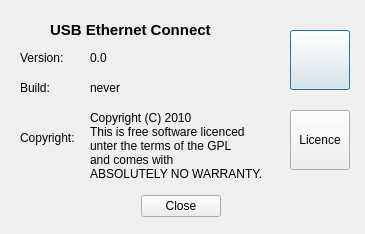
<?xml version="1.0" encoding="UTF-8"?>
<ui version="4.0">
 <class>AboutBoxClass</class>
 <widget class="QDialog" name="AboutBoxClass">
  <property name="geometry">
   <rect>
    <x>0</x>
    <y>0</y>
    <width>365</width>
    <height>234</height>
   </rect>
  </property>
  <property name="windowTitle">
   <string>About</string>
  </property>
  <property name="sizeGripEnabled">
   <bool>false</bool>
  </property>
  <property name="modal">
   <bool>true</bool>
  </property>
  <widget class="QPushButton" name="pushButton_2">
   <property name="geometry">
    <rect>
     <x>290</x>
     <y>30</y>
     <width>60</width>
     <height>60</height>
    </rect>
   </property>
   <property name="text">
    <string/>
   </property>
   <property name="icon">
    <iconset resource="Resources.qrc">
     <normaloff>:/images/qtlogo.png</normaloff>:/images/qtlogo.png</iconset>
   </property>
   <property name="iconSize">
    <size>
     <width>60</width>
     <height>60</height>
    </size>
   </property>
  </widget>
  <widget class="QPushButton" name="pushButton_3">
   <property name="geometry">
    <rect>
     <x>290</x>
     <y>110</y>
     <width>60</width>
     <height>60</height>
    </rect>
   </property>
   <property name="toolTip">
    <string>View complete licence</string>
   </property>
   <property name="text">
    <string>Licence</string>
   </property>
   <property name="flat">
    <bool>false</bool>
   </property>
  </widget>
  <widget class="QLabel" name="label">
   <property name="geometry">
    <rect>
     <x>50</x>
     <y>20</y>
     <width>191</width>
     <height>20</height>
    </rect>
   </property>
   <property name="font">
    <font>
     <pointsize>11</pointsize>
     <weight>75</weight>
     <bold>true</bold>
    </font>
   </property>
   <property name="text">
    <string>USB Ethernet Connect</string>
   </property>
  </widget>
  <widget class="QLabel" name="label_2">
   <property name="geometry">
    <rect>
     <x>20</x>
     <y>50</y>
     <width>57</width>
     <height>15</height>
    </rect>
   </property>
   <property name="text">
    <string>Version:</string>
   </property>
  </widget>
  <widget class="QLabel" name="label_3">
   <property name="geometry">
    <rect>
     <x>20</x>
     <y>130</y>
     <width>71</width>
     <height>16</height>
    </rect>
   </property>
   <property name="text">
    <string>Copyright:</string>
   </property>
  </widget>
  <widget class="QLabel" name="label_4">
   <property name="geometry">
    <rect>
     <x>20</x>
     <y>80</y>
     <width>57</width>
     <height>15</height>
    </rect>
   </property>
   <property name="text">
    <string>Build:</string>
   </property>
  </widget>
  <widget class="QLabel" name="label_5">
   <property name="geometry">
    <rect>
     <x>90</x>
     <y>50</y>
     <width>171</width>
     <height>16</height>
    </rect>
   </property>
   <property name="text">
    <string>0.0</string>
   </property>
  </widget>
  <widget class="QLabel" name="label_6">
   <property name="geometry">
    <rect>
     <x>90</x>
     <y>110</y>
     <width>201</width>
     <height>71</height>
    </rect>
   </property>
   <property name="text">
    <string>Copyright (C) 2010
This is free software licenced
unter the terms of the GPL
and comes with 
ABSOLUTELY NO WARRANTY.</string>
   </property>
   <property name="scaledContents">
    <bool>false</bool>
   </property>
   <property name="wordWrap">
    <bool>false</bool>
   </property>
   <property name="textInteractionFlags">
    <set>Qt::NoTextInteraction</set>
   </property>
  </widget>
  <widget class="QLabel" name="label_7">
   <property name="geometry">
    <rect>
     <x>90</x>
     <y>80</y>
     <width>181</width>
     <height>16</height>
    </rect>
   </property>
   <property name="text">
    <string>never</string>
   </property>
  </widget>
  <widget class="QDialogButtonBox" name="buttonBox">
   <property name="geometry">
    <rect>
     <x>130</x>
     <y>190</y>
     <width>91</width>
     <height>33</height>
    </rect>
   </property>
   <property name="standardButtons">
    <set>QDialogButtonBox::Close</set>
   </property>
  </widget>
 </widget>
 <layoutdefault spacing="6" margin="11"/>
 <resources>
  <include location="Resources.qrc"/>
 </resources>
 <connections>
  <connection>
   <sender>buttonBox</sender>
   <signal>accepted()</signal>
   <receiver>AboutBoxClass</receiver>
   <slot>accept()</slot>
   <hints>
    <hint type="sourcelabel">
     <x>175</x>
     <y>166</y>
    </hint>
    <hint type="destinationlabel">
     <x>199</x>
     <y>149</y>
    </hint>
   </hints>
  </connection>
  <connection>
   <sender>pushButton_2</sender>
   <signal>clicked()</signal>
   <receiver>AboutBoxClass</receiver>
   <slot>QtAboutButton()</slot>
   <hints>
    <hint type="sourcelabel">
     <x>69</x>
     <y>199</y>
    </hint>
    <hint type="destinationlabel">
     <x>199</x>
     <y>149</y>
    </hint>
   </hints>
  </connection>
  <connection>
   <sender>buttonBox</sender>
   <signal>rejected()</signal>
   <receiver>AboutBoxClass</receiver>
   <slot>accept()</slot>
   <hints>
    <hint type="sourcelabel">
     <x>175</x>
     <y>206</y>
    </hint>
    <hint type="destinationlabel">
     <x>179</x>
     <y>116</y>
    </hint>
   </hints>
  </connection>
 </connections>
 <slots>
  <slot>QtAboutButton()</slot>
 </slots>
</ui>
